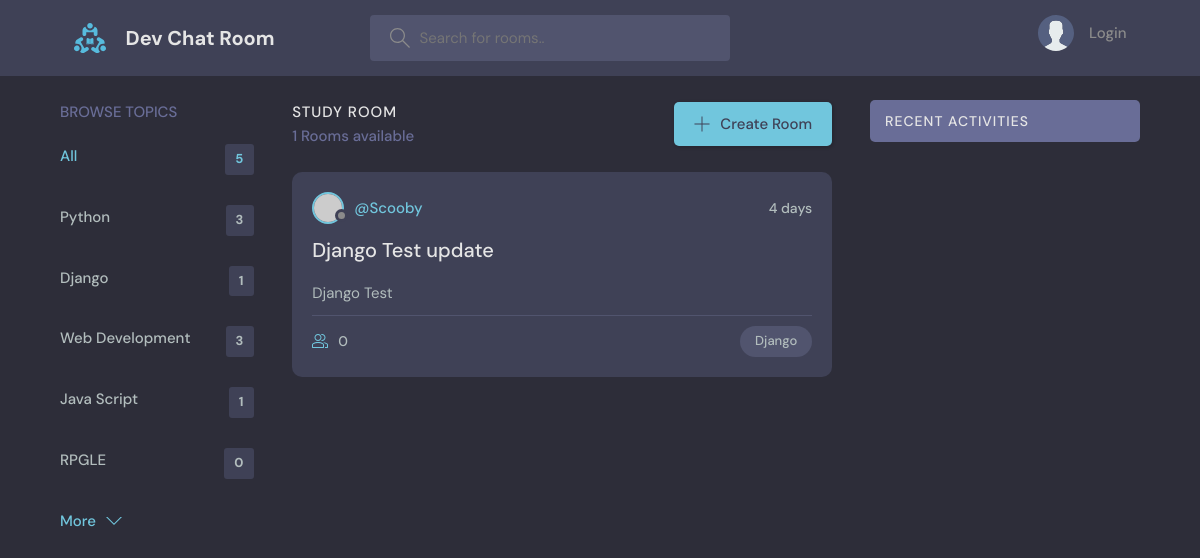
Before: /?q=Django with the older database file.
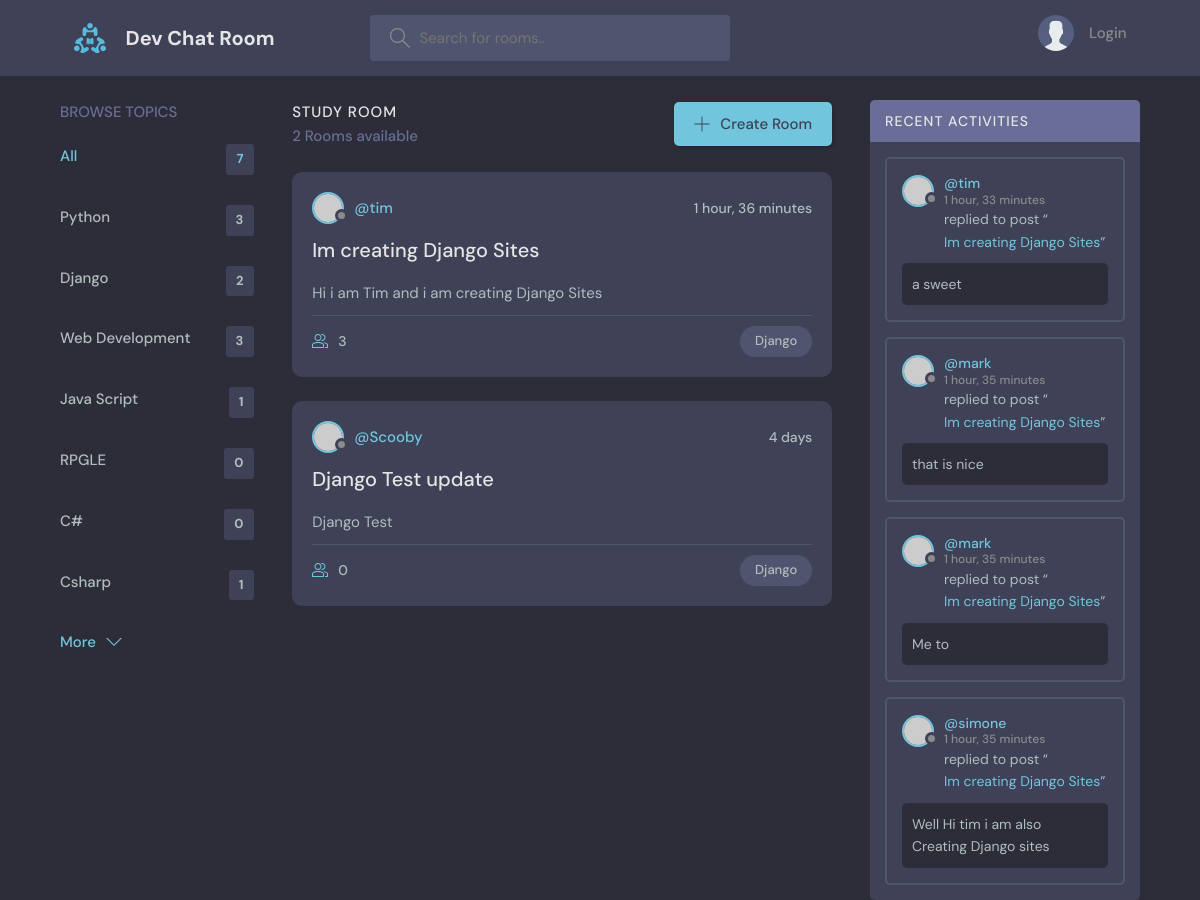
After: the same page with the newer database file.
### base/models.py (models this page shows, shortened)
class Topic(models.Model):
    name =models.CharField(max_length=200)

class Room(models.Model):
    host = models.ForeignKey(User, on_delete=models.SET_NULL,null=True)
    topic = models.ForeignKey(Topic, on_delete=models.SET_NULL,null=True)
    name =models.CharField(max_length=200)
    description = models.TextField(null=True, blank=True, max_length=300)
    participants = models.ManyToManyField(User, related_name="participants",blank=True)
    updated = models.DateTimeField(auto_now=True)
    created = models.DateTimeField(auto_now_add=True)
    class Meta:
        ordering = ['-updated','-created']
    def __str__(self):
        return self.name

class Message(models.Model):
    user = models.ForeignKey(User,on_delete = models.CASCADE)
    room = models.ForeignKey(Room, on_delete =models.CASCADE)
    body = models.TextField ()
    updated = models.DateTimeField(auto_now=True)
    created = models.DateTimeField(auto_now_add=True)
    class Meta:
        ordering = ['-updated','-created']

### base/views.py (the view)
# urls.py: 2. Add a URL to urlpatterns:  path('', views.home, name='home')
def home(request):
    q = request.GET.get('q') if request.GET.get('q') !=None else ''
    rooms = Room.objects.filter(
        Q(topic__name__icontains =q)|
        Q(name__icontains =q)|
        Q(description__icontains =q)
        )
    topics = Topic.objects.all()
    room_count = rooms.count()
    room_messages = Message.objects.filter(
        Q(room__topic__name__icontains =q)
    )
    context = {'rooms':rooms,'topics':topics,'room_count':room_count,'room_messages':room_messages }
    return render(request, 'base/home.html', context)

### base/templates/base/home.html (shortened to what this page needs)
{% extends 'main.html' %} {% block content %}
<main class="layout layout--3">
  <div class="container">
    {% include 'base/topics_components.html'%}
    <div class="roomList">
      <div class="roomList__header">
        <div>
          <h2>Study Room</h2>
          <p>{{room_count}} Rooms available</p>
        </div>
        <a class="btn btn--main" href="{%url 'create-room'%}">
          <svg
            version="1.1"
            xmlns="http://www.w3.org/2000/svg"
            width="32"
            height="32"
            viewBox="0 0 32 32"
          >
            <title>add</title>
            <path
              d="M16.943 0.943h-1.885v14.115h-14.115v1.885h14.115v14.115h1.885v-14.115h14.115v-1.885h-14.115v-14.115z"
            ></path>
          </svg>
          Create Room
        </a>
      </div>
      {%include "base/feed_component.html" %}
    </div>
    {% include 'base/activity_component.html' %}
  </div>
</main>
{% endblock content%}

### base/templates/base/topics_components.html
<div class="topics">
    <div class="topics__header">
      <h2>Browse Topics</h2>
    </div>
    <ul class="topics__list">
      <li>
        <a href="{% url 'home' %}" class="active">All <span>{{topics.count}}</span></a>
      </li>
      {% for topic in topics %}
      <li>
        <a href="{% url 'home' %}?q={{topic.name}}">{{ topic.name }} <span>{{topic.room_set.all.count}}</span></a>
      </li>
      {% endfor %}
    </ul>
    <a class="btn btn--link" href="topics.html">
      More
      <svg version="1.1" xmlns="http://www.w3.org/2000/svg" width="32" height="32" viewBox="0 0 32 32">
        <title>chevron-down</title>
        <path d="M16 21l-13-13h-3l16 16 16-16h-3l-13 13z"></path>
      </svg>
    </a>
  </div>

### base/templates/base/feed_component.html (shortened to what this page needs)
{% for room in rooms %}
<div class="roomListRoom">
    <div class="roomListRoom__header">
      <a href="{% url 'user-profile' room.host.id %}" class="roomListRoom__author">
        <div class="avatar avatar--small">
          <img src="https://randomuser.me/api/portraits/women/11.jpg" />
        </div>
        <span>@{{room.host.username}}</span>
      </a>
      <div class="roomListRoom__actions">
        <span>{{room.created | timesince}}</span>
      </div>
    </div>
    <div class="roomListRoom__content">
      <a href="{%url 'room' room.id %}">{{room.name}}</a>
      <p>
        {{room.description}}
      </p>
    </div>
    <div class="roomListRoom__meta">
      <a href="{%url 'room' room.id %}" class="roomListRoom__joined">
        {{room.participants.all.count}}
      </a>
      <p class="roomListRoom__topic">{{room.topic.name}}</p>
    </div>
  </div>
{% endfor %}

### base/templates/base/activity_component.html (shortened to what this page needs)
<div class="activities">
  <div class="activities__header">
    <h2>Recent Activities</h2>
  </div>
  {%for messages in room_messages%}
  <div class="activities__box">
    <div class="activities__boxHeader roomListRoom__header">
      <a href="{% url 'user-profile' messages.user.id %}" class="roomListRoom__author">
        <div class="avatar avatar--small">
          <img src="https://randomuser.me/api/portraits/women/11.jpg" />
        </div>
        <p>
          @{{messages.user }}
          <span>{{messages.created | timesince}}</span>
        </p>
      </a>
    </div>
    <div class="activities__boxContent">
      <p>replied to post “<a href="{% url 'room' messages.room.id %}">{{messages.room}}</a>”</p>
      <div class="activities__boxRoomContent">
        <p>{{messages.body}}</p>
      </div>
    </div>
  </div>
  {%endfor %}
</div>

Changed rows visible on the page:
computed for Topic "Django": room_set.all.count "1" → "2"
added Topic: name "C#", room_set.all.count "0"
added Topic: name "Csharp", room_set.all.count "1"
added Room: host.username "tim", created "1 hour, 36 minutes", name "Im creating Django Sites", description "Hi i am Tim and i am creating Django Sites", participants.all.count "3", topic.name "Django"
added Message: user "tim", created "1 hour, 33 minutes", room "Im creating Django Sites", body "a sweet"
added Message: user "mark", created "1 hour, 35 minutes", room "Im creating Django Sites", body "that is nice"
added Message: user "mark", created "1 hour, 35 minutes", room "Im creating Django Sites", body "Me to"
added Message: user "simone", created "1 hour, 35 minutes", room "Im creating Django Sites", body "Well Hi tim i am also Creating Django sites"
Other visible differences:
{{ topics.count }}: "5" → "7"
{{ room_count }}: "1" → "2"
